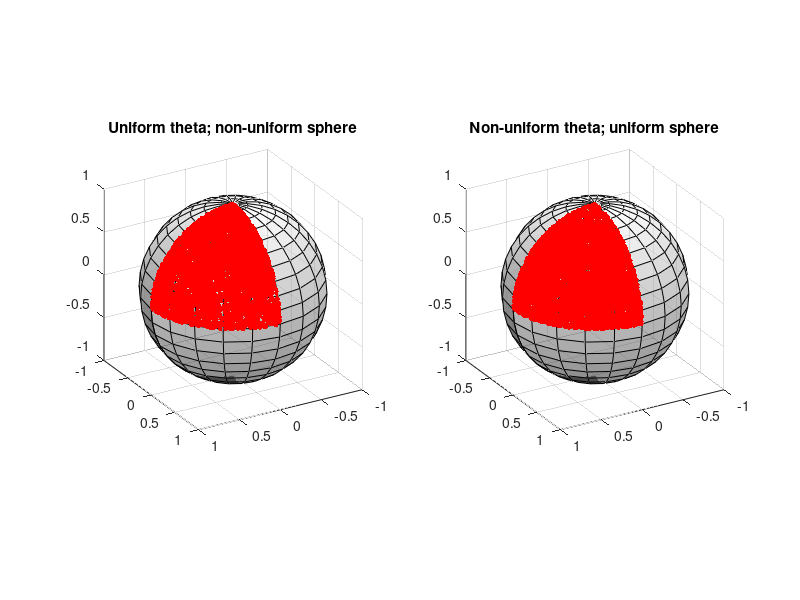
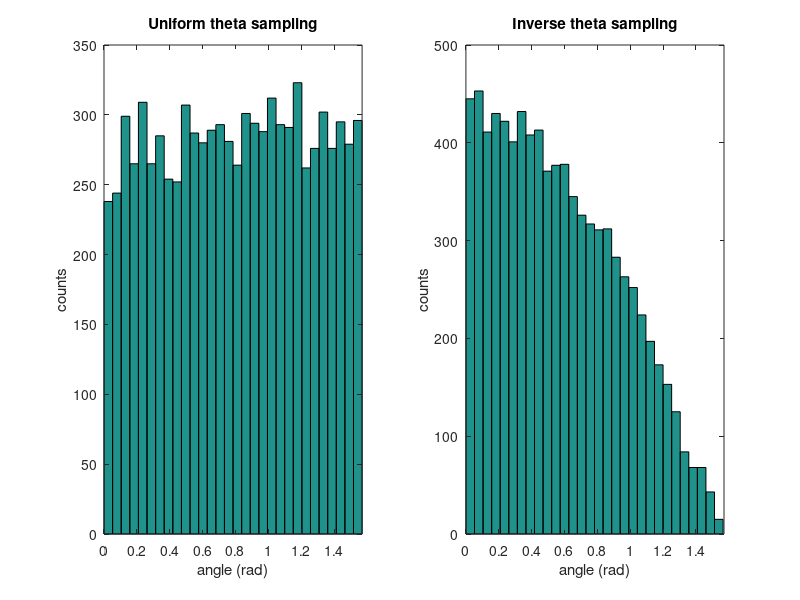

MATLAB code for these plots, in order:
%number of points to generate
npts = 8500;

%make phi points (over [0..pi/2] range)
phi = pi/2 * rand(npts, 1);

%uniform sampling in theta (over [0..pi/2])
theta = pi / 2 - pi/2 * rand(npts, 1);

%inverse sampling in theta (over [0..pi/2])
theta_unif = pi / 2 - acos(rand(npts, 1));
%this name is strange: the theta distribution is non-uniform, but the
%resulting distribution on the sphere <is> uniform

%convert the random spherical coordinates to cartesian for plotting
[x, y, z] = sph2cart(phi, theta, ones(npts, 1));
[x_unif, y_unif, z_unif] = sph2cart(phi, theta_unif, ones(npts, 1));

%coordinates describing a sphere
[x_sph, y_sph, z_sph] = sphere();

%plot the sphere
subplot(1,2,1);
sp = surf(x_sph, y_sph, z_sph);
set(sp, 'facealpha', 0.5); 
colormap(gray);

%plot (phi, theta)
hold on;
dot_plot = plot3(x, y, z, 'r.');
hold off;
view(150, 25);
axis equal;
set(dot_plot, 'markersize', 9);
title('Uniform theta; non-uniform sphere');

%plot the sphere in another subpot
subplot(1,2,2);
sp = surf(x_sph, y_sph, z_sph);
set(sp, 'facealpha', 0.5); 
colormap(gray);

%plot (phi, theta_unif)
hold on;
dot_plot = plot3(x_unif, y_unif, z_unif, 'r.');
hold off;
view(150, 25);
axis equal;
set(dot_plot, 'markersize', 9);
title('Non-uniform theta; uniform sphere');

%adjust the figure window size
set(gcf, 'pos', [20, 200, 1100, 500]);

%plot the frequencies
figure();
nbins = 30; %number of bins to use
subplot(1,2,1);
hist(theta, nbins);
title('Uniform theta sampling');
set(gca, 'xlim', [0, pi/2]);
xlabel('angle (rad)');
ylabel('counts');
subplot(1,2,2);
hist(theta_unif, nbins);
title('Inverse theta sampling');
set(gca, 'xlim', [0, pi/2]);
xlabel('angle (rad)');
ylabel('counts');
